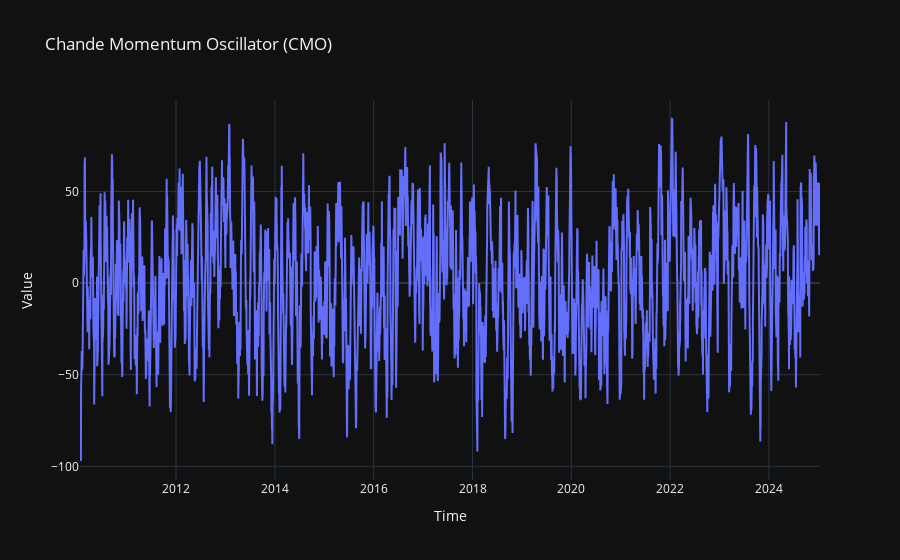

The code cell stored with this chart in its notebook:
### Code cell
fig = go.Figure()
fig.add_trace(go.Scatter(x=df.index, y=df['CMO'], mode='lines', name='CMO'))
fig.update_layout(title='Chande Momentum Oscillator (CMO)',
                  xaxis_title='Time',
                  yaxis_title='Value',
                  template='plotly_dark')
fig.show()

### Figure 1 — Plotly figure (JSON) as saved in the notebook; plotly's stock layout.template omitted (floating-point values rounded to 4 significant figures; data arrays with more than 128 entries replaced by an {"elided": "..."} marker saying what was removed)
{"data": [{"mode": "lines", "name": "CMO", "type": "scatter", "x": {"elided": "3783 str values"}, "y": {"elided": "3783 float values"}}], "layout": {"title": {"text": "Chande Momentum Oscillator (CMO)"}, "xaxis": {"title": {"text": "Time"}}, "yaxis": {"title": {"text": "Value"}}}}
